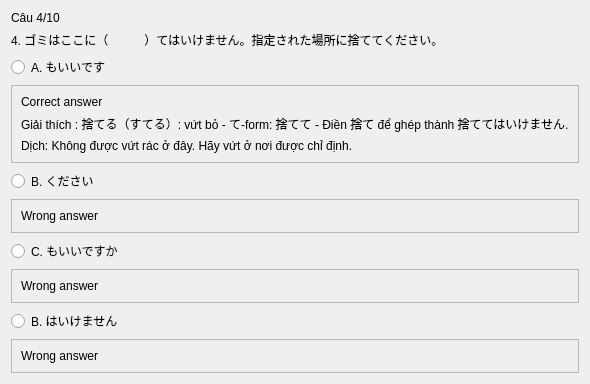
               <widget class="QWidget" name="page_10">
                <layout class="QVBoxLayout" name="verticalLayout_59">
                 <item>
                  <widget class="QLabel" name="label_90">
                   <property name="text">
                    <string>Câu 4/10</string>
                   </property>
                  </widget>
                 </item>
                 <item>
                  <widget class="QLabel" name="label_91">
                   <property name="text">
                    <string>4. ゴミはここに（　　　）てはいけません。指定された場所に捨ててください。</string>
                   </property>
                  </widget>
                 </item>
                 <item>
                  <widget class="QRadioButton" name="radioButton_37">
                   <property name="text">
                    <string>A. もいいです</string>
                   </property>
                  </widget>
                 </item>
                 <item>
                  <widget class="QFrame" name="frame_53">
                   <property name="frameShape">
                    <enum>QFrame::StyledPanel</enum>
                   </property>
                   <property name="frameShadow">
                    <enum>QFrame::Raised</enum>
                   </property>
                   <layout class="QVBoxLayout" name="verticalLayout_60">
                    <item>
                     <widget class="QLabel" name="label_111">
                      <property name="text">
                       <string>Correct answer</string>
                      </property>
                     </widget>
                    </item>
                    <item>
                     <widget class="QLabel" name="label_110">
                      <property name="text">
                       <string>Giải thích : 捨てる（すてる）: vứt bỏ - て-form: 捨てて - Điền 捨て để ghép thành 捨ててはいけません.</string>
                      </property>
                     </widget>
                    </item>
                    <item>
                     <widget class="QLabel" name="label_112">
                      <property name="text">
                       <string>Dịch: Không được vứt rác ở đây. Hãy vứt ở nơi được chỉ định.</string>
                      </property>
                     </widget>
                    </item>
                   </layout>
                  </widget>
                 </item>
                 <item>
                  <widget class="QRadioButton" name="radioButton_38">
                   <property name="text">
                    <string>B. ください</string>
                   </property>
                  </widget>
                 </item>
                 <item>
                  <widget class="QFrame" name="frame_54">
                   <property name="frameShape">
                    <enum>QFrame::StyledPanel</enum>
                   </property>
                   <property name="frameShadow">
                    <enum>QFrame::Raised</enum>
                   </property>
                   <layout class="QVBoxLayout" name="verticalLayout_61">
                    <item>
                     <widget class="QLabel" name="label_114">
                      <property name="text">
                       <string>Wrong answer</string>
                      </property>
                     </widget>
                    </item>
                   </layout>
                  </widget>
                 </item>
                 <item>
                  <widget class="QRadioButton" name="radioButton_39">
                   <property name="text">
                    <string>C. もいいですか</string>
                   </property>
                  </widget>
                 </item>
                 <item>
                  <widget class="QFrame" name="frame_55">
                   <property name="frameShape">
                    <enum>QFrame::StyledPanel</enum>
                   </property>
                   <property name="frameShadow">
                    <enum>QFrame::Raised</enum>
                   </property>
                   <layout class="QVBoxLayout" name="verticalLayout_62">
                    <item>
                     <widget class="QLabel" name="label_113">
                      <property name="text">
                       <string>Wrong answer</string>
                      </property>
                     </widget>
                    </item>
                   </layout>
                  </widget>
                 </item>
                 <item>
                  <widget class="QRadioButton" name="radioButton_40">
                   <property name="text">
                    <string>B. はいけません</string>
                   </property>
                  </widget>
                 </item>
                 <item>
                  <widget class="QFrame" name="frame_56">
                   <property name="frameShape">
                    <enum>QFrame::StyledPanel</enum>
                   </property>
                   <property name="frameShadow">
                    <enum>QFrame::Raised</enum>
                   </property>
                   <layout class="QVBoxLayout" name="verticalLayout_63">
                    <item>
                     <widget class="QLabel" name="label_115">
                      <property name="text">
                       <string>Wrong answer</string>
                      </property>
                     </widget>
                    </item>
                   </layout>
                  </widget>
                 </item>
                </layout>
               </widget>
